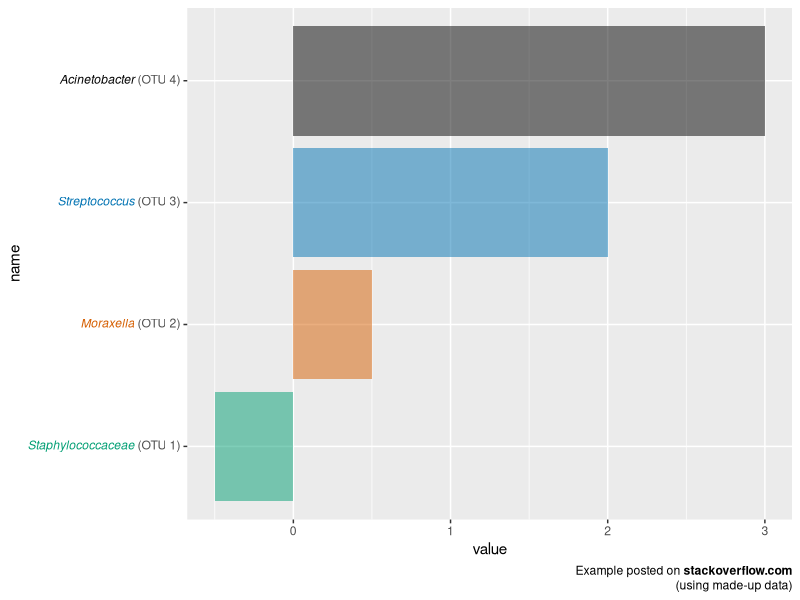

The R source for this figure: (Note: this script raises an error after producing the figure.)
## ---- chunk 1
knitr::opts_chunk$set(
  collapse = TRUE,
  comment = "#>",
  fig.path = "man/figures/README-"
)
## ---- chunk 2
library(tidyverse)
library(ggtext)
library(glue)

data <- tibble(
  bactname = c("Staphylococcaceae", "Moraxella", "Streptococcus", "Acinetobacter"),
  OTUname = c("OTU 1", "OTU 2", "OTU 3", "OTU 4"),
  value = c(-0.5, 0.5, 2, 3)
)

data %>% mutate(
  color = c("#009E73", "#D55E00", "#0072B2", "#000000"),
  name = glue("<i style='color:{color}'>{bactname}</i> ({OTUname})"),
  name = fct_reorder(name, value)
)  %>%
  ggplot(aes(value, name, fill = color)) + 
  geom_col(alpha = 0.5) + 
  scale_fill_identity() +
  labs(caption = "Example posted on **stackoverflow.com**<br>(using made-up data)") +
  theme(
    axis.text.y = element_markdown(),
    plot.caption = element_markdown(lineheight = 1.2)
  )
## ---- chunk 3
labels <- c(
  setosa = "<img src='https://upload.wikimedia.org/wikipedia/commons/thumb/8/86/Iris_setosa.JPG/180px-Iris_setosa.JPG'
    width='100' /><br>*I. setosa*",
  virginica = "<img src='https://upload.wikimedia.org/wikipedia/commons/thumb/3/38/Iris_virginica_-_NRCS.jpg/320px-Iris_virginica_-_NRCS.jpg'
    width='100' /><br>*I. virginica*",
  versicolor = "<img src='https://upload.wikimedia.org/wikipedia/commons/thumb/2/27/20140427Iris_versicolor1.jpg/320px-20140427Iris_versicolor1.jpg'
    width='100' /><br>*I. versicolor*"
)

ggplot(iris, aes(Species, Sepal.Width)) +
  geom_boxplot() +
  scale_x_discrete(
    name = NULL,
    labels = labels
  ) +
  theme(
    axis.text.x = element_markdown(color = "black", size = 11)
  )
## ---- chunk 4
ggplot(mtcars, aes(disp, mpg)) + 
  geom_point() +
  labs(
    title = "<b>Fuel economy vs. engine displacement</b><br>
    <span style = 'font-size:10pt'>Lorem ipsum *dolor sit amet,*
    consectetur adipiscing elit, **sed do eiusmod tempor incididunt** ut
    labore et dolore magna aliqua. <span style = 'color:red;'>Ut enim
    ad minim veniam,</span> quis nostrud exercitation ullamco laboris nisi
    ut aliquip ex ea commodo consequat.</span>",
    x = "displacement (in<sup>3</sup>)",
    y = "Miles per gallon (mpg)<br><span style = 'font-size:8pt'>A measure of
    the car's fuel efficiency.</span>"
  ) +
  theme(
    plot.title.position = "plot",
    plot.title = element_textbox_simple(
      size = 13,
      lineheight = 1,
      padding = margin(5.5, 5.5, 5.5, 5.5),
      margin = margin(0, 0, 5.5, 0),
      fill = "cornsilk"
    ),
    axis.title.x = element_textbox_simple(
      width = NULL,
      padding = margin(4, 4, 4, 4),
      margin = margin(4, 0, 0, 0),
      linetype = 1,
      r = grid::unit(8, "pt"),
      fill = "azure1"
    ),
    axis.title.y = element_textbox_simple(
      hjust = 0,
      orientation = "left-rotated",
      minwidth = unit(1, "in"),
      maxwidth = unit(2, "in"),
      padding = margin(4, 4, 2, 4),
      margin = margin(0, 0, 2, 0),
      fill = "lightsteelblue1"
    )
  )
## ---- chunk 5
library(cowplot)

ggplot(mpg, aes(cty, hwy)) + 
  geom_point() +
  facet_wrap(~class) +
  theme_half_open(12) +
  background_grid() +
  theme(
    strip.background = element_blank(),
    strip.text = element_textbox(
      size = 12,
      color = "white", fill = "#5D729D", box.color = "#4A618C",
      halign = 0.5, linetype = 1, r = unit(5, "pt"), width = unit(1, "npc"),
      padding = margin(2, 0, 1, 0), margin = margin(3, 3, 3, 3)
    )
  )
## ---- chunk 6
df <- data.frame(
  label = c(
    "Some text **in bold.**",
    "Linebreaks<br>Linebreaks<br>Linebreaks",
    "*x*<sup>2</sup> + 5*x* + *C*<sub>*i*</sub>",
    "Some <span style='color:blue'>blue text **in bold.**</span><br>And *italics text.*<br>
    And some <span style='font-size:18pt; color:black'>large</span> text."
  ),
  x = c(.2, .1, .5, .9),
  y = c(.8, .4, .1, .5),
  hjust = c(0.5, 0, 0, 1),
  vjust = c(0.5, 1, 0, 0.5),
  angle = c(0, 0, 45, -45),
  color = c("black", "blue", "black", "red"),
  fill = c("cornsilk", "white", "lightblue1", "white")
)


ggplot(df) +
  aes(
    x, y, label = label, angle = angle, color = color, fill = fill,
    hjust = hjust, vjust = vjust
  ) +
  geom_richtext() +
  geom_point(color = "black", size = 2) +
  scale_color_identity() +
  scale_fill_identity() +
  xlim(0, 1) + ylim(0, 1)
## ---- chunk 7
ggplot(df) +
  aes(
    x, y, label = label, angle = angle, color = color,
    hjust = hjust, vjust = vjust
  ) +
  geom_richtext(
    fill = NA, label.color = NA, # remove background and outline
    label.padding = grid::unit(rep(0, 4), "pt") # remove padding
  ) +
  geom_point(color = "black", size = 2) +
  scale_color_identity() +
  xlim(0, 1) + ylim(0, 1)
## ---- chunk 8
df <- data.frame(
  label = rep("Lorem ipsum dolor **sit amet,** consectetur adipiscing elit,
    sed do *eiusmod tempor incididunt* ut labore et dolore magna
    aliqua.", 2),
  x = c(0, .6),
  y = c(1, .6),
  hjust = c(0, 0),
  vjust = c(1, 0),
  orientation = c("upright", "right-rotated"),
  color = c("black", "blue"),
  fill = c("cornsilk", "white")
)

ggplot(df) +
  aes(
    x, y, label = label, color = color, fill = fill,
    hjust = hjust, vjust = vjust,
    orientation = orientation
  ) +
  geom_textbox(width = unit(0.4, "npc")) +
  geom_point(color = "black", size = 2) +
  scale_discrete_identity(aesthetics = c("color", "fill", "orientation")) +
  xlim(0, 1) + ylim(0, 1)
